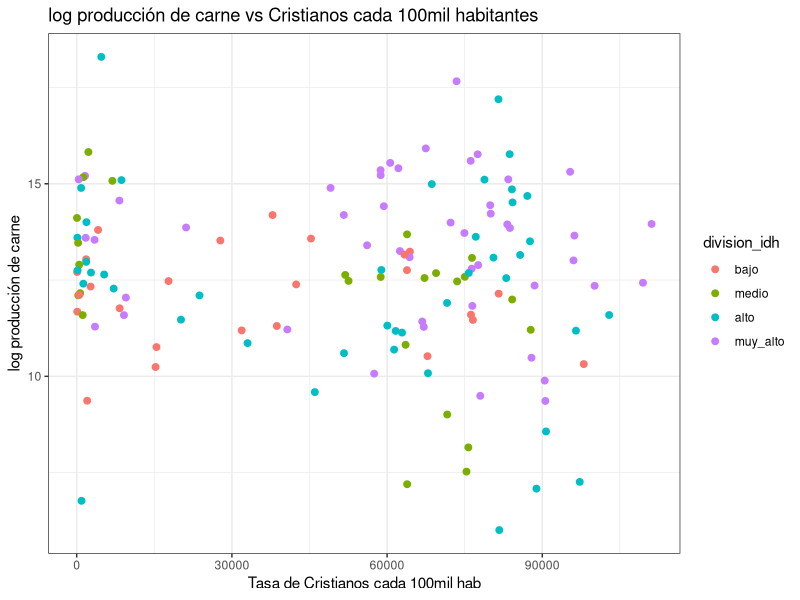
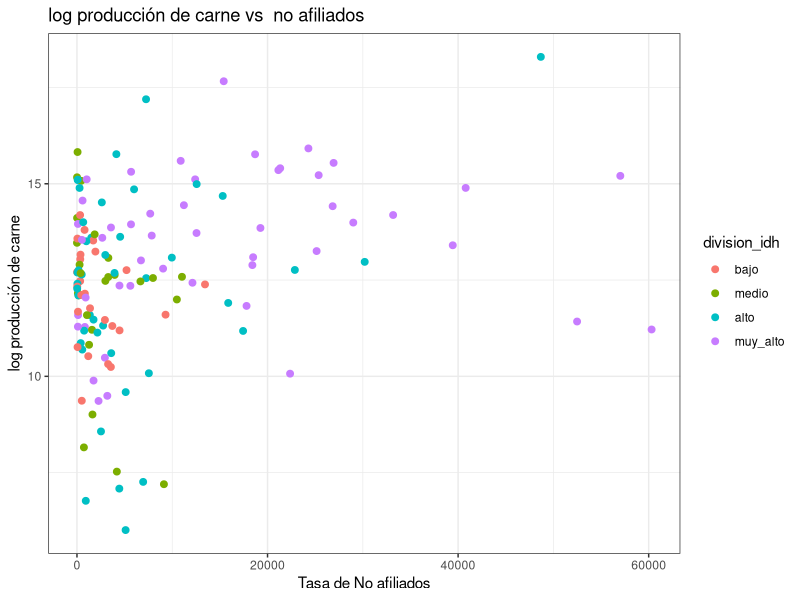
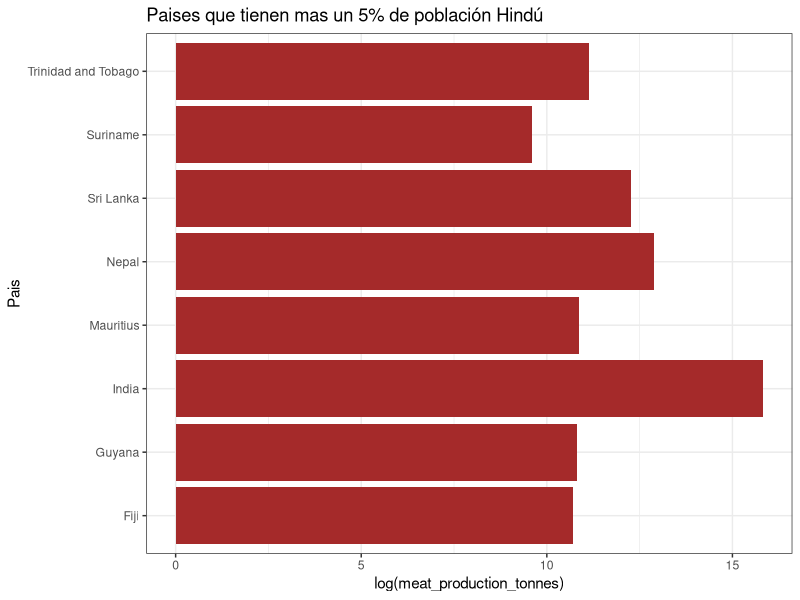
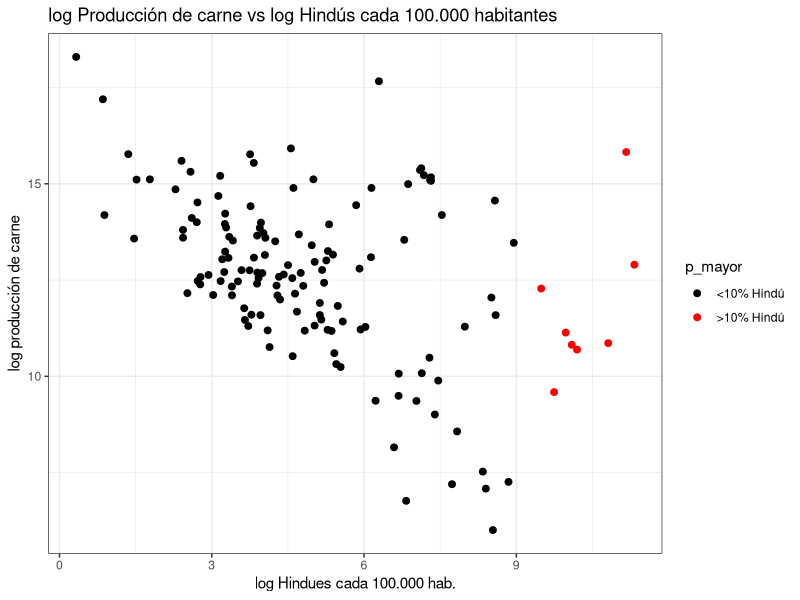
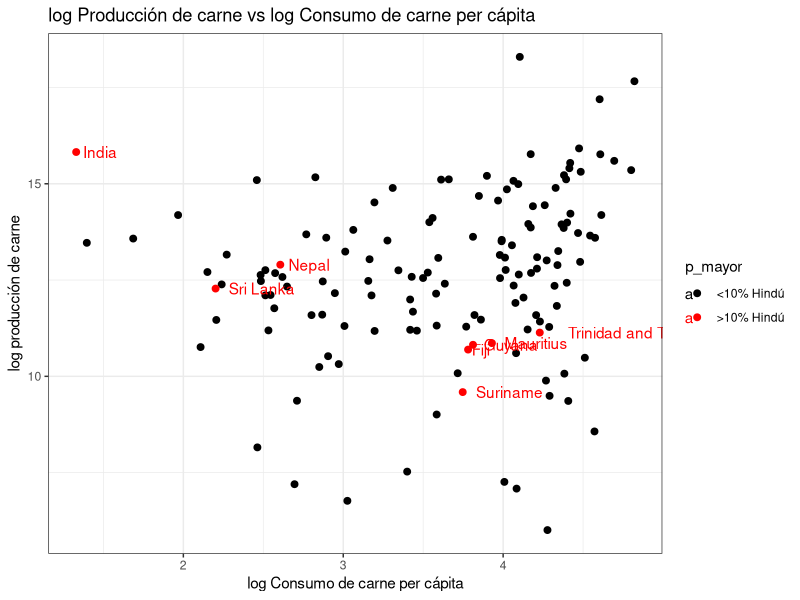
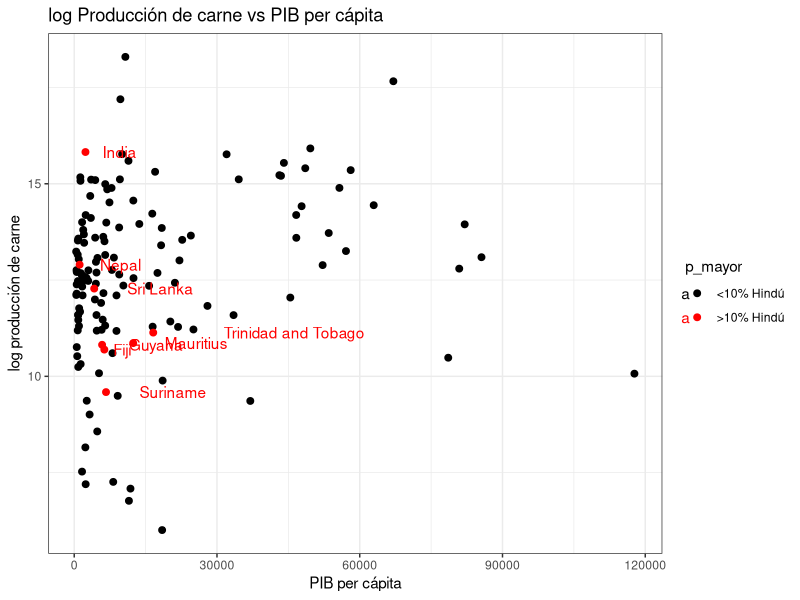
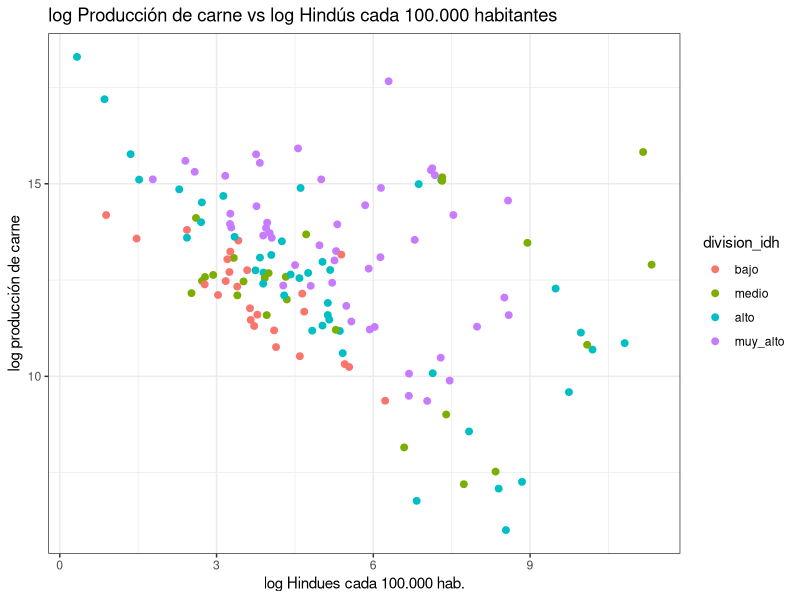
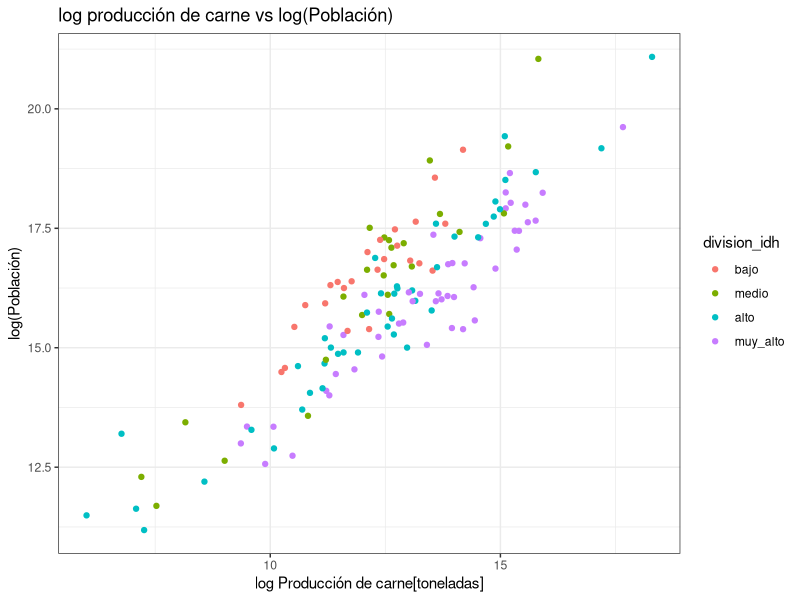

Here is the R script that generated these plots, in order:
## ---- chunk 1
library(ggplot2)
library(dplyr)
## ---- chunk 2
meat_supply <- read.csv("data/meat-supply-per-person.csv", check.names = FALSE)
gdp_data <- read.csv("data/gdp-per-person.csv")
population <- read.csv("data/population-by-country.csv")
population_age <- read.csv("data/median-age-country.csv", check.names = FALSE)
religion_data <- read.csv("data/religion-by-country.csv")
urban_pop <- read.csv("data/urban-population.csv",sep = ",",check.names = FALSE, encoding ="UTF-8")
beef_data <- read.csv("data/beef_production.csv",sep = ",",check.names = FALSE, encoding ="UTF-8")
meat_production_data <- read.csv("data/meat-production-tonnes.csv",sep = ",",check.names = FALSE, encoding ="UTF-8")
idh_data <- read.csv("data/idh_world.csv",sep = ",",check.names = FALSE, encoding ="UTF-8")
## ---- chunk 3
colnames(beef_data)[4] <- "beef_production"
colnames(beef_data)[1] <- "Pais"
colnames(meat_production_data)[4] <- "meat_production_tonnes"
colnames(meat_production_data)[1] <- "Pais"
## ---- chunk 4
beef_production_2018 <- beef_data %>% filter(Year==2018) %>% select(Pais, beef_production)
meat_production_2018 <- meat_production_data %>% filter(Year==2018) %>% select(Pais, meat_production_tonnes)
## ---- chunk 5
#Del dataset population seleccionamos sólo la poblacion 2020
colnames(meat_supply)[4] <- "Meat_kg_yr"
meat_supply_per_capita <- meat_supply %>% select(Entity, Year, Meat_kg_yr) %>% filter(Year == 2017)
meat_supply_per_capita <- subset(meat_supply_per_capita, select = -Year)
colnames(meat_supply_per_capita)[2] <- "Meat_kg_2017"
colnames(meat_supply_per_capita)[1] <- "Pais"

gdp <- gdp_data %>% select(country, gdpPerCapita, pop)
colnames(gdp)[1] <- "Pais"

colnames(population_age)[1] <- "Pais"
population_age$pop2020 <- as.integer(population_age$pop2020*1000)
pop_age <- population_age %>% select(Pais, pop2020, MedianAge)

pop <- population %>% select(name,pop2020)
colnames(pop)[1] <- "Pais"
colnames(urban_pop)[1] <- "Pais"
urban_2018 <- urban_pop %>% select(Pais,"2018")
colnames(urban_2018)[2] <- "urb2018"

colnames(religion_data)[1] <- "Pais"

#Arreglo del IDH
colnames(idh_data)[2] <- "Pais"

#Ordenamos los datos de idh y seleccionamos sólo las columnas que nos aportan información sobre cada país
idh_data <- idh_data[order(idh_data$`HDI Rank (2018)`),][24:nrow(idh_data),]
#Filtramos el IDH sólo para el año 2018
idh <- idh_data %>% select(Pais, "2018")
idh$`2018` <- as.numeric(as.character(idh_data$`2018`))
idh <- idh[order(idh$`2018`,decreasing = TRUE),]
idh$division_idh <- cut(idh$`2018`, breaks=c(0,0.549,0.700, 0.801, 1), labels=c("bajo","medio","alto","muy_alto"))
colnames(idh)[2] <- "idh_2018"

## ---- chunk 6
data_1 <- merge(pop_age, meat_supply_per_capita, by = "Pais", all.x = TRUE)
data_2 <- merge(data_1, meat_production_2018, by = "Pais", all.x = TRUE)
data_3 <- merge(data_2, urban_2018, by = "Pais", all.x = TRUE)
data_4 <- merge(data_3, select(gdp,Pais,gdpPerCapita), by = "Pais", all.x = TRUE)
data_5 <- merge(data_4, idh, by = "Pais", all.x = TRUE)
data <- merge(data_5, select(religion_data,Pais,chistians,unaffiliated,hindus), by = "Pais", all.x = TRUE)
#data$meat_production_per_capita <- data$meat_production_tonnes/data$pop2020
#data$unaffiliated_100 <- data$unaffiliated/data$pop2020*100000
data <- na.omit(data)
#Creacion hindues,cristianos cada 100k habitantes
data$chistians_100 <- (data$chistians/data$pop2020)*100000
data$unaffiliated_100 <- (data$unaffiliated/data$pop2020)*100000
data$hindus_100 <- (data$hindus/data$pop2020)*100000

## ---- chunk 7
library(ggplot2)

p1 <- data %>% ggplot(aes(y = log(meat_production_tonnes) , x = chistians_100, colour = division_idh)) + 
  geom_point(size = 2) + 
  labs(title="log producción de carne vs Cristianos cada 100mil habitantes", y = "log producción de carne", x="Tasa de Cristianos cada 100mil hab")+ theme_bw()
p1
## ---- chunk 8
data %>% ggplot(aes(y = log(meat_production_tonnes) , x = unaffiliated_100, colour = division_idh)) + 
  geom_point(size = 2) + 
  labs(title="log producción de carne vs  no afiliados", y = "log producción de carne", x="Tasa de No afiliados")+ theme_bw()
## ---- chunk 9
data$p_hindues <- (data$hindus/data$pop2020)*100
data$p_mayor <- ifelse(data$p_hindues>10.0,">10% Hindú","<10% Hindú")
## ---- chunk 10
g1 <- data %>% filter(p_hindues>10.0) %>% ggplot(aes(x=Pais,y=log(meat_production_tonnes))) + geom_bar(stat="identity",fill="brown") + coord_flip() + theme_bw() + labs(title="Paises que tienen mas un 5% de población Hindú")
g1
ggsave(plot = g1, width = 10, height = 10, dpi = 300, filename = "pais_vs_hindus_100.pdf")
## ---- chunk 11
g2 <- data %>% ggplot(aes(y = log(meat_production_tonnes) , x = log(hindus_100), colour = p_mayor)) + 
  geom_point(size = 2) + 
  labs(title="log Producción de carne vs log Hindús cada 100.000 habitantes", y = "log producción de carne", x="log Hindues cada 100.000 hab.")+ theme_bw() + scale_colour_manual(values=c("black","red"))
g2
ggsave(plot = g2, dpi = 300,width = 10, height = 6, filename = "meat_production_vs_hindus_100.pdf")
## ---- chunk 12
g3 <- data %>% ggplot(aes(y = log(meat_production_tonnes) , x = log(Meat_kg_2017), colour = p_mayor)) + 
  geom_point(size = 2) + 
  labs(title="log Producción de carne vs log Consumo de carne per cápita", y = "log producción de carne", x="log Consumo de carne per cápita")+ theme_bw() + scale_colour_manual(values=c("black","red"))+
   geom_text(aes(label=ifelse(p_hindues>=10.0,as.character(Pais),'')),hjust=-0.2, vjust=0.5)
g3
ggsave(plot = g3, dpi = 300, width = 10, height = 6, filename = "meat_production_vs_meat_consumo.pdf")
## ---- chunk 13
g4 <- data %>% ggplot(aes(y = log(meat_production_tonnes) , x = log(hindus_100), colour = p_mayor)) + 
  geom_point(size = 2) + 
  labs(title="log Producción de carne vs log Hindús cada 100.000 habitantes", y = "log producción de carne", x="log Hindues cada 100.000 hab.")+ theme_bw() + scale_colour_manual(values=c("black","red"))

ggsave(plot = g4, dpi = 300, width = 10, height = 6, filename = "meat_vs_hindus.pdf")
## ---- chunk 14
g5 <- data %>% ggplot(aes(y = log(meat_production_tonnes) , x = gdpPerCapita, colour = p_mayor)) + 
  geom_point(size = 2) + 
  labs(title="log Producción de carne vs PIB per cápita", y = "log producción de carne", x="PIB per cápita")+ theme_bw() + scale_colour_manual(values=c("black","red"))+
   geom_text(aes(label=ifelse(p_hindues>=10.0,as.character(Pais),'')),hjust=-0.5, vjust=0.5)
g5
ggsave(plot = g5, dpi = 300, width = 10, height = 6, filename = "meat_production_vs_PIB.pdf")
## ---- chunk 15
data %>% ggplot(aes(y = log(meat_production_tonnes) , x = log(hindus_100), colour = division_idh)) + 
  geom_point(size = 2) + 
  labs(title="log Producción de carne vs log Hindús cada 100.000 habitantes", y = "log producción de carne", x="log Hindues cada 100.000 hab.")+ theme_bw()

## ---- chunk 16
p2 <- data %>% ggplot(aes(x = log(meat_production_tonnes) , y = log(pop2020), colour = division_idh)) + 
  geom_point() + 
  labs(title="log producción de carne vs log(Población)", x = "log Producción de carne[toneladas]", y="log(Población)") + 
  theme_bw()
p2
## ---- chunk 17
p3 <- data %>% ggplot(aes(x = log(meat_production_tonnes) , y = MedianAge, colour = division_idh )) + 
  geom_point() + 
  labs(title="log producción de carne vs Edad media población", x = "log producción de carne", y="Edad media población")+ 
  theme_bw()
p3
## ---- chunk 18
p4 <- data %>% ggplot(aes(x = log(meat_production_tonnes) , y = urb2018, colour = division_idh)) + 
  geom_point() + 
  labs(title="log Producción de carne vs % Urbanización", x = "log producción de carne", y="% Urbanización") + 
  theme_bw()
p4
## ---- chunk 19
data$meat_production_per_capita <- data$meat_production_tonnes/data$pop2020
g6 <- data %>% ggplot(aes(x = log(meat_production_per_capita), y = gdpPerCapita, colour = division_idh)) + 
  geom_point() + 
  labs(title="log Producción de carne per cápita vs PIB per cápita", x = "Producción de carne per cápita", y="PIB per cápita") + 
  theme_bw()
g6
ggsave(plot = g6, dpi = 300, width = 10, height = 6, filename = "meat_production_per_capita_vs_PIB.pdf")
## ---- chunk 20
#ggplot(na.omit(data), aes(x = Meat_kg_2017 , y = reorder(Pais, Meat_kg_2017))) + 
#  geom_bar(stat = "identity") + 
#  labs(title="Pais vs consumo de carne per cápita al año 2017", x = "Consumo de carne per cápita al año 2017", y="País") + 
#  theme_bw()  
  #+coord_cartesian(xlim = c(0, 100), ylim = c(10, 20))

## ---- chunk 21
ggplot(data, aes(x = division_idh , y = log(meat_production_tonnes) )) + 
  geom_boxplot() + 
  labs(title="Boxplot división IDH", x = "División IDH", y="Producción de carne[toneladas]") + 
  theme_bw()  
  #+coord_cartesian(xlim = c(0, 100), ylim = c(10, 20))

